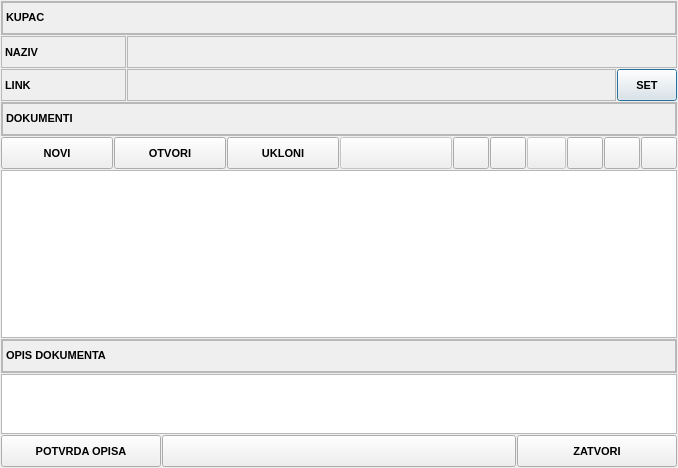
<?xml version="1.0" encoding="UTF-8"?>
<ui version="4.0">
 <class>FrmKontaktDokumenti1</class>
 <widget class="QDialog" name="FrmKontaktDokumenti1">
  <property name="geometry">
   <rect>
    <x>0</x>
    <y>0</y>
    <width>678</width>
    <height>468</height>
   </rect>
  </property>
  <property name="font">
   <font>
    <pointsize>8</pointsize>
   </font>
  </property>
  <property name="windowTitle">
   <string>Donat - Kontakt - Kontakt dokumenti</string>
  </property>
  <property name="windowIcon">
   <iconset resource="../../resources/DonatForm.qrc">
    <normaloff>:/InDonat/Forms/images/App.ico</normaloff>:/InDonat/Forms/images/App.ico</iconset>
  </property>
  <property name="locale">
   <locale language="Croatian" country="Croatia"/>
  </property>
  <layout class="QVBoxLayout" name="verticalLayout">
   <property name="spacing">
    <number>1</number>
   </property>
   <property name="leftMargin">
    <number>1</number>
   </property>
   <property name="topMargin">
    <number>1</number>
   </property>
   <property name="rightMargin">
    <number>1</number>
   </property>
   <property name="bottomMargin">
    <number>1</number>
   </property>
   <item>
    <widget class="QFrame" name="frame_6">
     <property name="sizePolicy">
      <sizepolicy hsizetype="Preferred" vsizetype="Maximum">
       <horstretch>0</horstretch>
       <verstretch>0</verstretch>
      </sizepolicy>
     </property>
     <property name="frameShape">
      <enum>QFrame::StyledPanel</enum>
     </property>
     <property name="frameShadow">
      <enum>QFrame::Raised</enum>
     </property>
     <layout class="QHBoxLayout" name="horizontalLayout_3">
      <property name="spacing">
       <number>0</number>
      </property>
      <property name="leftMargin">
       <number>0</number>
      </property>
      <property name="topMargin">
       <number>0</number>
      </property>
      <property name="rightMargin">
       <number>0</number>
      </property>
      <property name="bottomMargin">
       <number>0</number>
      </property>
      <item>
       <widget class="QLabel" name="lblKupacTitle">
        <property name="sizePolicy">
         <sizepolicy hsizetype="Preferred" vsizetype="Preferred">
          <horstretch>0</horstretch>
          <verstretch>0</verstretch>
         </sizepolicy>
        </property>
        <property name="minimumSize">
         <size>
          <width>125</width>
          <height>32</height>
         </size>
        </property>
        <property name="font">
         <font>
          <weight>75</weight>
          <bold>true</bold>
         </font>
        </property>
        <property name="toolTip">
         <string>Poziv Na Broj</string>
        </property>
        <property name="frameShape">
         <enum>QFrame::StyledPanel</enum>
        </property>
        <property name="text">
         <string>KUPAC</string>
        </property>
        <property name="textInteractionFlags">
         <set>Qt::LinksAccessibleByMouse|Qt::TextSelectableByMouse</set>
        </property>
       </widget>
      </item>
     </layout>
    </widget>
   </item>
   <item>
    <widget class="QFrame" name="frame_9">
     <property name="frameShape">
      <enum>QFrame::NoFrame</enum>
     </property>
     <property name="frameShadow">
      <enum>QFrame::Raised</enum>
     </property>
     <layout class="QHBoxLayout" name="horizontalLayout_4">
      <property name="spacing">
       <number>1</number>
      </property>
      <property name="leftMargin">
       <number>0</number>
      </property>
      <property name="topMargin">
       <number>0</number>
      </property>
      <property name="rightMargin">
       <number>0</number>
      </property>
      <property name="bottomMargin">
       <number>0</number>
      </property>
      <item>
       <widget class="QLabel" name="lblKupacNazivTitle">
        <property name="sizePolicy">
         <sizepolicy hsizetype="Maximum" vsizetype="Preferred">
          <horstretch>0</horstretch>
          <verstretch>0</verstretch>
         </sizepolicy>
        </property>
        <property name="minimumSize">
         <size>
          <width>125</width>
          <height>32</height>
         </size>
        </property>
        <property name="font">
         <font>
          <weight>75</weight>
          <bold>true</bold>
         </font>
        </property>
        <property name="toolTip">
         <string>Poziv Na Broj</string>
        </property>
        <property name="frameShape">
         <enum>QFrame::StyledPanel</enum>
        </property>
        <property name="text">
         <string>NAZIV</string>
        </property>
        <property name="textFormat">
         <enum>Qt::PlainText</enum>
        </property>
       </widget>
      </item>
      <item>
       <widget class="QLabel" name="lblKupacNaziv">
        <property name="font">
         <font>
          <weight>75</weight>
          <bold>true</bold>
         </font>
        </property>
        <property name="frameShape">
         <enum>QFrame::StyledPanel</enum>
        </property>
        <property name="text">
         <string/>
        </property>
        <property name="alignment">
         <set>Qt::AlignLeading|Qt::AlignLeft|Qt::AlignVCenter</set>
        </property>
        <property name="textInteractionFlags">
         <set>Qt::LinksAccessibleByMouse|Qt::TextSelectableByMouse</set>
        </property>
       </widget>
      </item>
     </layout>
    </widget>
   </item>
   <item>
    <widget class="QFrame" name="frame_8">
     <property name="frameShape">
      <enum>QFrame::NoFrame</enum>
     </property>
     <property name="frameShadow">
      <enum>QFrame::Raised</enum>
     </property>
     <layout class="QHBoxLayout" name="horizontalLayout_5">
      <property name="spacing">
       <number>1</number>
      </property>
      <property name="leftMargin">
       <number>0</number>
      </property>
      <property name="topMargin">
       <number>0</number>
      </property>
      <property name="rightMargin">
       <number>0</number>
      </property>
      <property name="bottomMargin">
       <number>0</number>
      </property>
      <item>
       <widget class="QLabel" name="lblLinkTitle">
        <property name="sizePolicy">
         <sizepolicy hsizetype="Maximum" vsizetype="Preferred">
          <horstretch>0</horstretch>
          <verstretch>0</verstretch>
         </sizepolicy>
        </property>
        <property name="minimumSize">
         <size>
          <width>125</width>
          <height>32</height>
         </size>
        </property>
        <property name="font">
         <font>
          <weight>75</weight>
          <bold>true</bold>
         </font>
        </property>
        <property name="toolTip">
         <string>Poziv Na Broj</string>
        </property>
        <property name="frameShape">
         <enum>QFrame::StyledPanel</enum>
        </property>
        <property name="text">
         <string>LINK</string>
        </property>
       </widget>
      </item>
      <item>
       <widget class="QLabel" name="lblLink">
        <property name="font">
         <font>
          <weight>75</weight>
          <bold>true</bold>
         </font>
        </property>
        <property name="frameShape">
         <enum>QFrame::StyledPanel</enum>
        </property>
        <property name="text">
         <string/>
        </property>
        <property name="alignment">
         <set>Qt::AlignLeading|Qt::AlignLeft|Qt::AlignVCenter</set>
        </property>
        <property name="textInteractionFlags">
         <set>Qt::LinksAccessibleByMouse|Qt::TextSelectableByMouse</set>
        </property>
       </widget>
      </item>
      <item>
       <widget class="QPushButton" name="btnLink">
        <property name="minimumSize">
         <size>
          <width>0</width>
          <height>32</height>
         </size>
        </property>
        <property name="maximumSize">
         <size>
          <width>60</width>
          <height>16777215</height>
         </size>
        </property>
        <property name="font">
         <font>
          <weight>75</weight>
          <bold>true</bold>
         </font>
        </property>
        <property name="cursor">
         <cursorShape>PointingHandCursor</cursorShape>
        </property>
        <property name="text">
         <string>SET</string>
        </property>
        <property name="icon">
         <iconset resource="../../resources/DonatForm.qrc">
          <normaloff>:/InDonat/Forms/images/OLOVKA.GIF</normaloff>:/InDonat/Forms/images/OLOVKA.GIF</iconset>
        </property>
       </widget>
      </item>
     </layout>
    </widget>
   </item>
   <item>
    <widget class="QFrame" name="frame_3">
     <property name="sizePolicy">
      <sizepolicy hsizetype="Preferred" vsizetype="Maximum">
       <horstretch>0</horstretch>
       <verstretch>0</verstretch>
      </sizepolicy>
     </property>
     <property name="frameShape">
      <enum>QFrame::StyledPanel</enum>
     </property>
     <property name="frameShadow">
      <enum>QFrame::Raised</enum>
     </property>
     <layout class="QHBoxLayout" name="horizontalLayout_2">
      <property name="spacing">
       <number>0</number>
      </property>
      <property name="leftMargin">
       <number>0</number>
      </property>
      <property name="topMargin">
       <number>0</number>
      </property>
      <property name="rightMargin">
       <number>0</number>
      </property>
      <property name="bottomMargin">
       <number>0</number>
      </property>
      <item>
       <widget class="QLabel" name="lblDokumentiTitle">
        <property name="sizePolicy">
         <sizepolicy hsizetype="Preferred" vsizetype="Preferred">
          <horstretch>0</horstretch>
          <verstretch>0</verstretch>
         </sizepolicy>
        </property>
        <property name="minimumSize">
         <size>
          <width>125</width>
          <height>32</height>
         </size>
        </property>
        <property name="font">
         <font>
          <weight>75</weight>
          <bold>true</bold>
         </font>
        </property>
        <property name="toolTip">
         <string>Poziv Na Broj</string>
        </property>
        <property name="frameShape">
         <enum>QFrame::StyledPanel</enum>
        </property>
        <property name="text">
         <string>DOKUMENTI</string>
        </property>
        <property name="textInteractionFlags">
         <set>Qt::LinksAccessibleByMouse|Qt::TextSelectableByMouse</set>
        </property>
       </widget>
      </item>
     </layout>
    </widget>
   </item>
   <item>
    <widget class="QFrame" name="frame_7">
     <property name="frameShape">
      <enum>QFrame::NoFrame</enum>
     </property>
     <property name="frameShadow">
      <enum>QFrame::Raised</enum>
     </property>
     <layout class="QHBoxLayout" name="horizontalLayout_7">
      <property name="spacing">
       <number>1</number>
      </property>
      <property name="leftMargin">
       <number>0</number>
      </property>
      <property name="topMargin">
       <number>0</number>
      </property>
      <property name="rightMargin">
       <number>0</number>
      </property>
      <property name="bottomMargin">
       <number>0</number>
      </property>
      <item>
       <widget class="QPushButton" name="btnNoviDokument">
        <property name="minimumSize">
         <size>
          <width>0</width>
          <height>32</height>
         </size>
        </property>
        <property name="maximumSize">
         <size>
          <width>160</width>
          <height>16777215</height>
         </size>
        </property>
        <property name="font">
         <font>
          <weight>75</weight>
          <bold>true</bold>
         </font>
        </property>
        <property name="cursor">
         <cursorShape>PointingHandCursor</cursorShape>
        </property>
        <property name="text">
         <string>NOVI</string>
        </property>
        <property name="icon">
         <iconset resource="../../resources/DonatForm.qrc">
          <normaloff>:/InDonat/Forms/images/PLUS.gif</normaloff>:/InDonat/Forms/images/PLUS.gif</iconset>
        </property>
       </widget>
      </item>
      <item>
       <widget class="QPushButton" name="btnOtvoriDokument">
        <property name="minimumSize">
         <size>
          <width>0</width>
          <height>32</height>
         </size>
        </property>
        <property name="maximumSize">
         <size>
          <width>160</width>
          <height>16777215</height>
         </size>
        </property>
        <property name="font">
         <font>
          <weight>75</weight>
          <bold>true</bold>
         </font>
        </property>
        <property name="cursor">
         <cursorShape>PointingHandCursor</cursorShape>
        </property>
        <property name="text">
         <string>OTVORI</string>
        </property>
        <property name="icon">
         <iconset resource="../../resources/DonatForm.qrc">
          <normaloff>:/InDonat/Forms/images/POVECALO.png</normaloff>:/InDonat/Forms/images/POVECALO.png</iconset>
        </property>
       </widget>
      </item>
      <item>
       <widget class="QPushButton" name="btnUkloniDokument">
        <property name="minimumSize">
         <size>
          <width>0</width>
          <height>32</height>
         </size>
        </property>
        <property name="maximumSize">
         <size>
          <width>160</width>
          <height>16777215</height>
         </size>
        </property>
        <property name="font">
         <font>
          <weight>75</weight>
          <bold>true</bold>
         </font>
        </property>
        <property name="cursor">
         <cursorShape>PointingHandCursor</cursorShape>
        </property>
        <property name="toolTip">
         <string>Ukloni Dokument.</string>
        </property>
        <property name="text">
         <string>UKLONI</string>
        </property>
        <property name="icon">
         <iconset resource="../../resources/DonatForm.qrc">
          <normaloff>:/InDonat/Forms/images/CLOSE.GIF</normaloff>:/InDonat/Forms/images/CLOSE.GIF</iconset>
        </property>
       </widget>
      </item>
      <item>
       <widget class="QPushButton" name="btnGo2_6">
        <property name="enabled">
         <bool>false</bool>
        </property>
        <property name="sizePolicy">
         <sizepolicy hsizetype="Preferred" vsizetype="Fixed">
          <horstretch>0</horstretch>
          <verstretch>0</verstretch>
         </sizepolicy>
        </property>
        <property name="minimumSize">
         <size>
          <width>0</width>
          <height>32</height>
         </size>
        </property>
        <property name="cursor">
         <cursorShape>PointingHandCursor</cursorShape>
        </property>
        <property name="toolTip">
         <string>Filter</string>
        </property>
        <property name="autoExclusive">
         <bool>true</bool>
        </property>
       </widget>
      </item>
      <item>
       <widget class="QPushButton" name="btnDokumentZaporka">
        <property name="sizePolicy">
         <sizepolicy hsizetype="Maximum" vsizetype="Fixed">
          <horstretch>0</horstretch>
          <verstretch>0</verstretch>
         </sizepolicy>
        </property>
        <property name="minimumSize">
         <size>
          <width>0</width>
          <height>32</height>
         </size>
        </property>
        <property name="maximumSize">
         <size>
          <width>36</width>
          <height>16777215</height>
         </size>
        </property>
        <property name="cursor">
         <cursorShape>PointingHandCursor</cursorShape>
        </property>
        <property name="toolTip">
         <string>Filter</string>
        </property>
        <property name="icon">
         <iconset resource="../../resources/DonatForm.qrc">
          <normaloff>:/InDonat/Forms/images/vty32.gif</normaloff>:/InDonat/Forms/images/vty32.gif</iconset>
        </property>
        <property name="iconSize">
         <size>
          <width>16</width>
          <height>16</height>
         </size>
        </property>
        <property name="autoExclusive">
         <bool>true</bool>
        </property>
       </widget>
      </item>
      <item>
       <widget class="QPushButton" name="btnKorisnikDokument">
        <property name="sizePolicy">
         <sizepolicy hsizetype="Maximum" vsizetype="Fixed">
          <horstretch>0</horstretch>
          <verstretch>0</verstretch>
         </sizepolicy>
        </property>
        <property name="minimumSize">
         <size>
          <width>0</width>
          <height>32</height>
         </size>
        </property>
        <property name="maximumSize">
         <size>
          <width>36</width>
          <height>16777215</height>
         </size>
        </property>
        <property name="cursor">
         <cursorShape>PointingHandCursor</cursorShape>
        </property>
        <property name="toolTip">
         <string>Filter</string>
        </property>
        <property name="icon">
         <iconset resource="../../resources/DonatForm.qrc">
          <normaloff>:/InDonat/Forms/images/USER.ico</normaloff>:/InDonat/Forms/images/USER.ico</iconset>
        </property>
        <property name="iconSize">
         <size>
          <width>16</width>
          <height>16</height>
         </size>
        </property>
        <property name="autoExclusive">
         <bool>true</bool>
        </property>
       </widget>
      </item>
      <item>
       <widget class="QPushButton" name="btnGo2_9">
        <property name="enabled">
         <bool>false</bool>
        </property>
        <property name="sizePolicy">
         <sizepolicy hsizetype="Maximum" vsizetype="Fixed">
          <horstretch>0</horstretch>
          <verstretch>0</verstretch>
         </sizepolicy>
        </property>
        <property name="minimumSize">
         <size>
          <width>0</width>
          <height>32</height>
         </size>
        </property>
        <property name="cursor">
         <cursorShape>PointingHandCursor</cursorShape>
        </property>
        <property name="toolTip">
         <string>Filter</string>
        </property>
        <property name="autoExclusive">
         <bool>true</bool>
        </property>
       </widget>
      </item>
      <item>
       <widget class="QPushButton" name="btnExcell">
        <property name="minimumSize">
         <size>
          <width>0</width>
          <height>32</height>
         </size>
        </property>
        <property name="maximumSize">
         <size>
          <width>36</width>
          <height>16777215</height>
         </size>
        </property>
        <property name="font">
         <font>
          <weight>75</weight>
          <bold>true</bold>
         </font>
        </property>
        <property name="cursor">
         <cursorShape>PointingHandCursor</cursorShape>
        </property>
        <property name="icon">
         <iconset resource="../../resources/DonatForm.qrc">
          <normaloff>:/InDonat/Forms/images/excel.gif</normaloff>:/InDonat/Forms/images/excel.gif</iconset>
        </property>
       </widget>
      </item>
      <item>
       <widget class="QPushButton" name="btnWord">
        <property name="minimumSize">
         <size>
          <width>0</width>
          <height>32</height>
         </size>
        </property>
        <property name="maximumSize">
         <size>
          <width>36</width>
          <height>16777215</height>
         </size>
        </property>
        <property name="font">
         <font>
          <weight>75</weight>
          <bold>true</bold>
         </font>
        </property>
        <property name="cursor">
         <cursorShape>PointingHandCursor</cursorShape>
        </property>
        <property name="icon">
         <iconset resource="../../resources/DonatForm.qrc">
          <normaloff>:/InDonat/Forms/images/word.gif</normaloff>:/InDonat/Forms/images/word.gif</iconset>
        </property>
       </widget>
      </item>
      <item>
       <widget class="QPushButton" name="btnDokumentEmail">
        <property name="sizePolicy">
         <sizepolicy hsizetype="Maximum" vsizetype="Fixed">
          <horstretch>0</horstretch>
          <verstretch>0</verstretch>
         </sizepolicy>
        </property>
        <property name="minimumSize">
         <size>
          <width>0</width>
          <height>32</height>
         </size>
        </property>
        <property name="maximumSize">
         <size>
          <width>36</width>
          <height>16777215</height>
         </size>
        </property>
        <property name="cursor">
         <cursorShape>PointingHandCursor</cursorShape>
        </property>
        <property name="toolTip">
         <string>Filter</string>
        </property>
        <property name="icon">
         <iconset resource="../../resources/DonatForm.qrc">
          <normaloff>:/InDonat/Forms/images/INT_2_16x16.png</normaloff>:/InDonat/Forms/images/INT_2_16x16.png</iconset>
        </property>
        <property name="autoExclusive">
         <bool>true</bool>
        </property>
       </widget>
      </item>
     </layout>
    </widget>
   </item>
   <item>
    <widget class="QFrame" name="frame_5">
     <property name="frameShape">
      <enum>QFrame::NoFrame</enum>
     </property>
     <property name="frameShadow">
      <enum>QFrame::Raised</enum>
     </property>
     <layout class="QHBoxLayout" name="horizontalLayout_8">
      <property name="spacing">
       <number>1</number>
      </property>
      <property name="leftMargin">
       <number>0</number>
      </property>
      <property name="topMargin">
       <number>0</number>
      </property>
      <property name="rightMargin">
       <number>0</number>
      </property>
      <property name="bottomMargin">
       <number>0</number>
      </property>
      <item>
       <widget class="QTreeWidget" name="treeDokumenti">
        <property name="font">
         <font>
          <pointsize>10</pointsize>
         </font>
        </property>
        <property name="headerHidden">
         <bool>true</bool>
        </property>
        <column>
         <property name="text">
          <string notr="true">NAZIV</string>
         </property>
        </column>
        <column>
         <property name="text">
          <string>ID</string>
         </property>
        </column>
        <column>
         <property name="text">
          <string>FILENAME</string>
         </property>
        </column>
        <column>
         <property name="text">
          <string>ICON</string>
         </property>
        </column>
        <column>
         <property name="text">
          <string>ICON2</string>
         </property>
        </column>
       </widget>
      </item>
     </layout>
    </widget>
   </item>
   <item>
    <widget class="QFrame" name="frame_4">
     <property name="sizePolicy">
      <sizepolicy hsizetype="Preferred" vsizetype="Maximum">
       <horstretch>0</horstretch>
       <verstretch>0</verstretch>
      </sizepolicy>
     </property>
     <property name="frameShape">
      <enum>QFrame::StyledPanel</enum>
     </property>
     <property name="frameShadow">
      <enum>QFrame::Raised</enum>
     </property>
     <layout class="QHBoxLayout" name="horizontalLayout">
      <property name="spacing">
       <number>0</number>
      </property>
      <property name="leftMargin">
       <number>0</number>
      </property>
      <property name="topMargin">
       <number>0</number>
      </property>
      <property name="rightMargin">
       <number>0</number>
      </property>
      <property name="bottomMargin">
       <number>0</number>
      </property>
      <item>
       <widget class="QLabel" name="lblOpisDOkumentaTitle">
        <property name="sizePolicy">
         <sizepolicy hsizetype="Preferred" vsizetype="Preferred">
          <horstretch>0</horstretch>
          <verstretch>0</verstretch>
         </sizepolicy>
        </property>
        <property name="minimumSize">
         <size>
          <width>125</width>
          <height>32</height>
         </size>
        </property>
        <property name="font">
         <font>
          <weight>75</weight>
          <bold>true</bold>
         </font>
        </property>
        <property name="toolTip">
         <string>Poziv Na Broj</string>
        </property>
        <property name="frameShape">
         <enum>QFrame::StyledPanel</enum>
        </property>
        <property name="text">
         <string>OPIS DOKUMENTA</string>
        </property>
        <property name="textInteractionFlags">
         <set>Qt::LinksAccessibleByMouse|Qt::TextSelectableByMouse</set>
        </property>
       </widget>
      </item>
     </layout>
    </widget>
   </item>
   <item>
    <widget class="QFrame" name="frame">
     <property name="frameShape">
      <enum>QFrame::NoFrame</enum>
     </property>
     <property name="frameShadow">
      <enum>QFrame::Raised</enum>
     </property>
     <layout class="QHBoxLayout" name="horizontalLayout_9">
      <property name="spacing">
       <number>1</number>
      </property>
      <property name="leftMargin">
       <number>0</number>
      </property>
      <property name="topMargin">
       <number>0</number>
      </property>
      <property name="rightMargin">
       <number>0</number>
      </property>
      <property name="bottomMargin">
       <number>0</number>
      </property>
      <item>
       <widget class="QPlainTextEdit" name="txtOpisDokumenta">
        <property name="sizePolicy">
         <sizepolicy hsizetype="Expanding" vsizetype="Preferred">
          <horstretch>0</horstretch>
          <verstretch>0</verstretch>
         </sizepolicy>
        </property>
        <property name="maximumSize">
         <size>
          <width>16777215</width>
          <height>60</height>
         </size>
        </property>
        <property name="font">
         <font>
          <pointsize>9</pointsize>
         </font>
        </property>
       </widget>
      </item>
     </layout>
    </widget>
   </item>
   <item>
    <widget class="QFrame" name="frame_2">
     <property name="sizePolicy">
      <sizepolicy hsizetype="Preferred" vsizetype="Maximum">
       <horstretch>0</horstretch>
       <verstretch>0</verstretch>
      </sizepolicy>
     </property>
     <property name="frameShape">
      <enum>QFrame::NoFrame</enum>
     </property>
     <property name="frameShadow">
      <enum>QFrame::Raised</enum>
     </property>
     <layout class="QHBoxLayout" name="horizontalLayout_6">
      <property name="spacing">
       <number>1</number>
      </property>
      <property name="leftMargin">
       <number>0</number>
      </property>
      <property name="topMargin">
       <number>0</number>
      </property>
      <property name="rightMargin">
       <number>0</number>
      </property>
      <property name="bottomMargin">
       <number>0</number>
      </property>
      <item>
       <widget class="QPushButton" name="btnPotvrdaOpisa">
        <property name="minimumSize">
         <size>
          <width>0</width>
          <height>32</height>
         </size>
        </property>
        <property name="maximumSize">
         <size>
          <width>160</width>
          <height>16777215</height>
         </size>
        </property>
        <property name="font">
         <font>
          <weight>75</weight>
          <bold>true</bold>
         </font>
        </property>
        <property name="cursor">
         <cursorShape>PointingHandCursor</cursorShape>
        </property>
        <property name="text">
         <string>POTVRDA OPISA</string>
        </property>
        <property name="icon">
         <iconset resource="../../resources/DonatForm.qrc">
          <normaloff>:/InDonat/Forms/images/OK.gif</normaloff>:/InDonat/Forms/images/OK.gif</iconset>
        </property>
       </widget>
      </item>
      <item>
       <widget class="QPushButton" name="pushButton_2">
        <property name="minimumSize">
         <size>
          <width>0</width>
          <height>32</height>
         </size>
        </property>
        <property name="font">
         <font>
          <weight>75</weight>
          <bold>true</bold>
         </font>
        </property>
        <property name="cursor">
         <cursorShape>PointingHandCursor</cursorShape>
        </property>
       </widget>
      </item>
      <item>
       <widget class="QPushButton" name="btnZatvori">
        <property name="minimumSize">
         <size>
          <width>0</width>
          <height>32</height>
         </size>
        </property>
        <property name="maximumSize">
         <size>
          <width>160</width>
          <height>16777215</height>
         </size>
        </property>
        <property name="font">
         <font>
          <weight>75</weight>
          <bold>true</bold>
         </font>
        </property>
        <property name="cursor">
         <cursorShape>PointingHandCursor</cursorShape>
        </property>
        <property name="text">
         <string>ZATVORI</string>
        </property>
        <property name="icon">
         <iconset resource="../../resources/DonatForm.qrc">
          <normaloff>:/InDonat/Forms/images/CLOSE.GIF</normaloff>:/InDonat/Forms/images/CLOSE.GIF</iconset>
        </property>
       </widget>
      </item>
     </layout>
    </widget>
   </item>
  </layout>
 </widget>
 <tabstops>
  <tabstop>btnOtvoriDokument</tabstop>
  <tabstop>btnZatvori</tabstop>
  <tabstop>btnNoviDokument</tabstop>
  <tabstop>btnUkloniDokument</tabstop>
  <tabstop>btnGo2_6</tabstop>
  <tabstop>btnDokumentZaporka</tabstop>
  <tabstop>btnKorisnikDokument</tabstop>
  <tabstop>btnGo2_9</tabstop>
  <tabstop>btnExcell</tabstop>
  <tabstop>btnWord</tabstop>
  <tabstop>btnDokumentEmail</tabstop>
  <tabstop>treeDokumenti</tabstop>
  <tabstop>txtOpisDokumenta</tabstop>
  <tabstop>btnPotvrdaOpisa</tabstop>
  <tabstop>pushButton_2</tabstop>
  <tabstop>btnLink</tabstop>
 </tabstops>
 <resources>
  <include location="../../resources/DonatForm.qrc"/>
 </resources>
 <connections>
  <connection>
   <sender>btnZatvori</sender>
   <signal>clicked()</signal>
   <receiver>FrmKontaktDokumenti1</receiver>
   <slot>close()</slot>
   <hints>
    <hint type="sourcelabel">
     <x>718</x>
     <y>635</y>
    </hint>
    <hint type="destinationlabel">
     <x>399</x>
     <y>326</y>
    </hint>
   </hints>
  </connection>
 </connections>
</ui>
